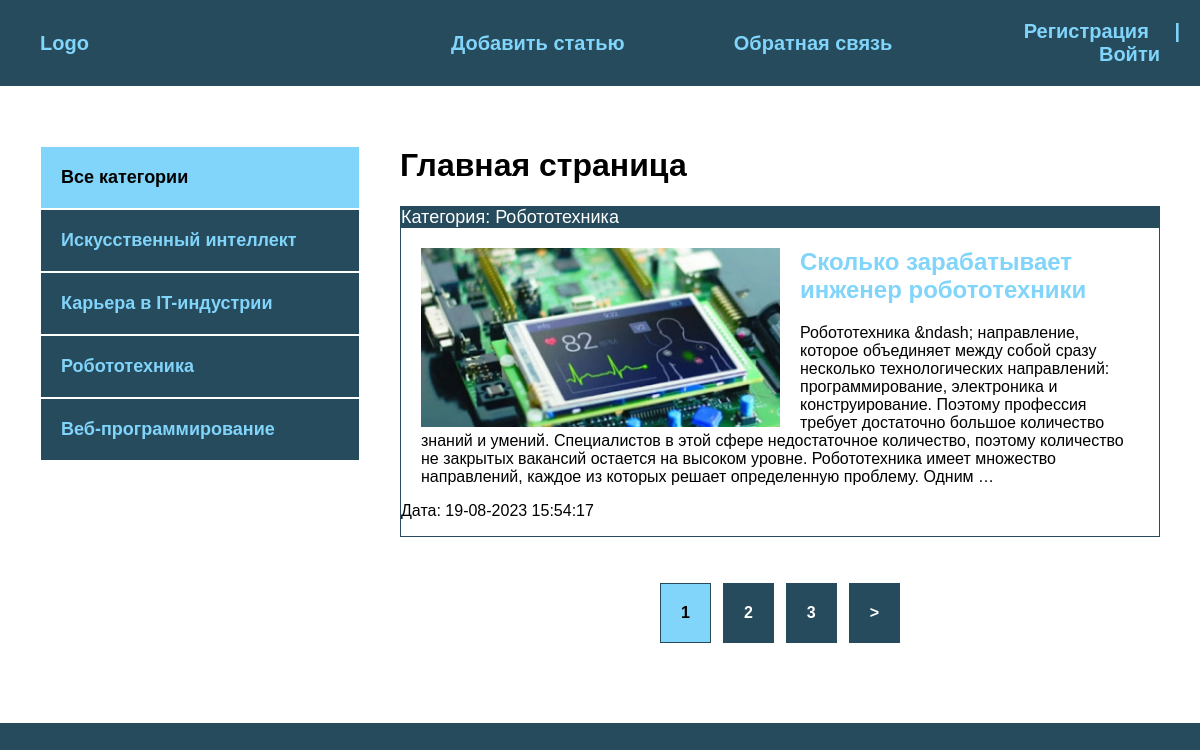
The page / on the database its author committed.
### blog/models.py (models this page shows, shortened)
class Category(models.Model):
    name = models.CharField(max_length=100, verbose_name = "Категория")
    slug = models.SlugField(max_length=100, unique=True, verbose_name = "URL")
    def __str__(self):
        return self.name
    def get_absolute_url(self):
        return reverse('category', kwargs={'cat_slug': self.slug})
    class Meta:
        verbose_name = "категория"
        verbose_name_plural = "категории"

class Blog(models.Model):
    title = models.CharField(max_length=255, verbose_name = "Название")
    slug = models.SlugField(max_length=255, unique=True, verbose_name = "URL")
    content = models.TextField(blank=True, verbose_name = "Контент")
    photo = models.ImageField(upload_to="photos/%Y/%m/%d/", blank=True, verbose_name = "Фото")
    time_created = models.DateTimeField(auto_now_add=True, verbose_name = "Дата создания")
    time_update = models.DateTimeField(auto_now=True, verbose_name = "Дата обновления")
    is_published = models.BooleanField(default=True, verbose_name = "Опубликовано")
    cat = models.ForeignKey('Category', on_delete=models.PROTECT, verbose_name = "Категория")
    def get_absolute_url(self):
        return reverse('post', kwargs={'post_slug': self.slug})
    class Meta:
        verbose_name = "новость"
        verbose_name_plural = "новости"
        ordering = ["-time_created"]

### blog/views.py (the view)
# urls.py: path('', BlogHome.as_view(), name='index'),
class BlogHome(DataMixin, ListView):
    model = Blog
    template_name = 'blog/index.html'
    context_object_name = 'posts'
    def get_context_data(self, *, object_list=None, **kwargs):
        context = super().get_context_data(**kwargs)
        c_def = self.get_user_context(title="Главная страница")
        return dict(list(context.items()) + list(c_def.items()))
    def get_queryset(self):
        return Blog.objects.filter(is_published=True).select_related('cat')

### blog/utils.py (called while the page is built)
    def get_user_context(self, **kwargs):
        context = kwargs
        cats = Category.objects.annotate(Count('blog'))
        user_menu = menu.copy()
        if not self.request.user.is_authenticated:
            user_menu.pop(0)
        context['menu'] = menu
        context['cats'] = cats
        if 'cat_selected' not in context:
            context['cat_selected'] = 0
        return context

### blog/templates/blog/index.html
{% extends 'blog/base.html' %}
{% load static %}
{% block content %}
<h1>{{ title }}</h1>
<ul>
    {% for p in posts %}
    <li>
        <p class="first">Категория: {{ p.cat }}</p>
        <div class="text">
            {% if p.photo %}
            <img src="{{p.photo.url}}" alt="" class="image">
            {% else %}
            <img src="{% static 'blog/default.jpg' %}" alt="" class="image">
            {% endif %}
            <h2><a href="{{ p.get_absolute_url }}">{{ p.title }}</a></h2>
            <p>{{ p.content|striptags|truncatewords:50 }}</p>
        </div>
        <p class="date">Дата: {{ p.time_update|date:"d-m-Y H:i:s" }}</p>
    </li>
    {% endfor %}
</ul>
{% endblock %}

### blog/templates/blog/base.html (shortened to what this page needs)
<!DOCTYPE html>
{% load static %}
{% load blog_tags %}
<html lang="en">
<head>
    <link rel="stylesheet" href="{% static 'css/style.css' %}">
</head>
<body>
<div class="header">
    <div class="wrap">
        <ul class="mainmenu">
            <li class="logo"><a href="{% url 'index' %}">Logo</a></li>
            {% for m in menu %}
            <li class="last"><a href="{% url m.url_name %}">{{ m.title }}</a></li>
            {% endfor %}
            {% if request.user.is_authenticated %}
            <li class="last">{{ user.username }} | <a href="{% url 'logout' %}">Выйти</a></li>
            {% else %}
            <li class="last"><a href="{% url 'register' %}">Регистрация</a> | <a
                    href="{% url 'login' %}">Войти</a></li>
            {% endif %}
        </ul>
    </div>
</div>
<div class="content">
    <div class="wrap">
        <div class="sidebar">
            <ul>
                {% if cat_selected == 0 %}
                <li class="selected">Все категории</li>
                {% else %}
                <li><a href="{% url 'index' %}">Все категории</a></li>
                {% endif %}
                {% for c in cats %}
                {% if c.blog__count > 0 %}
                {% if c.pk == cat_selected %}
                <li class="selected">{{ c.name }}</li>
                {% else %}
                <li>
                    <a href="{{ c.get_absolute_url }}">{{ c.name }}</a>
                </li>
                {% endif %}
                {% endif %}
                {% endfor %}
            </ul>
        </div>
        <div class="main">
            {% block content %}
            {% endblock %}
            {% if page_obj.has_other_pages %}
            <div class="main">
                <ul class="list-pages">
                    {% for p in paginator.page_range %}
                        {% if page_obj.number == p %}
                        <li class="page-num page-num-selected">{{ p }}</li>
                        {% elif p >= page_obj.number|add:-2 and p <= page_obj.number|add:2%}
                        <li class="page-num">
                            <a href="?page={{ p }}">{{ p }}</a>
                        </li>
                        {% endif %}
                    {% endfor %}
                    {% if page_obj.has_next %}
                    <li class="page-num">
                        <a href="?page={{ page_obj.next_page_number }}">&gt;</a>
                    </li>
                    {% endif %}
                </ul>
            </div>
            {% endif %}
        </div>
    </div>
</div>
</body>
</html>

### blog/static/css/style.css (style rules this page uses)
body { margin: 0; padding: 0; background: #264b5d; font-family: Verdana, Geneva, Tahoma, sans-serif; }
.wrap { max-width: 1200px; margin: 0 auto; }
.content .wrap { background: #FFF; padding: 40px; box-sizing: border-box; display: flex; }
ul { list-style: none; margin: 0; padding: 0; }
a { color: #81d4fa; text-decoration: none; padding: 20px; }
.mainmenu { display: flex; align-items: center; justify-content: space-between; font-size: 20px; font-weight: bold; padding: 20px; }
.logo { flex-basis: 40%; }
.last { flex-basis: 30%; text-align: right; color: #81d4fa; }
.sidebar ul { width: 320px; margin-right: 40px; margin-top: 20px; }
.sidebar a { padding: 20px; display: block; border: 1px solid #FFF; background: #264b5d; font-weight: bold; font-size: 18px; }
.selected { font-size: 18px; padding: 20px; border: 1px solid #FFF; font-weight: bold; background: #81d4fa; }
.main li { border: 1px solid #264b5d; margin-bottom: 40px; }
.first, .data { padding: 10px 20 px; background: #264b5d; font-size: 18px; color: #FFF; margin: 0; }
.image { float: left; margin-right: 20px; max-width: 50%; }
.text { padding: 20px 20px 0; }
.text h2 { margin-top: 0; }
.text a { padding-left: 0; }
.list-pages { display: flex; justify-content: center; }
.page-num-selected { background: #81d4fa; padding: 20px; }
.list-pages a { background: #264b5d; padding: 20px; display: block; color: #FFF; }
.page-num { margin: 6px; font-weight: bold; }
.last a { display: inline; }

### rows shown on the page
Category: name "Искусственный интеллект"
Category: name "Карьера в IT-индустрии"
Category: name "Робототехника"
Category: name "Веб-программирование"
Blog: cat "Робототехника", photo (picture), title "Сколько зарабатывает инженер робототехники", content "Робототехника &ndash; направление, которое объединяет между собой сразу несколько технологических направлений: программирование, электроника и конструирование. Поэтому профессия требует достаточно большое количество знаний и умений. Специалистов в этой сфере недостаточное количество, поэтому количество не закрытых вакансий остается на высоком уровне. Робототехника имеет множество направлений, каждое из которых решает определенную проблему. Одним …", time_update "19-08-2023 15:54:17"

### other values the page prints
{{ m.title }} "Добавить статью" "Обратная связь"
{{ title }} "Главная страница"
{{ p }} "1"
{{ p }} "2" "3"
